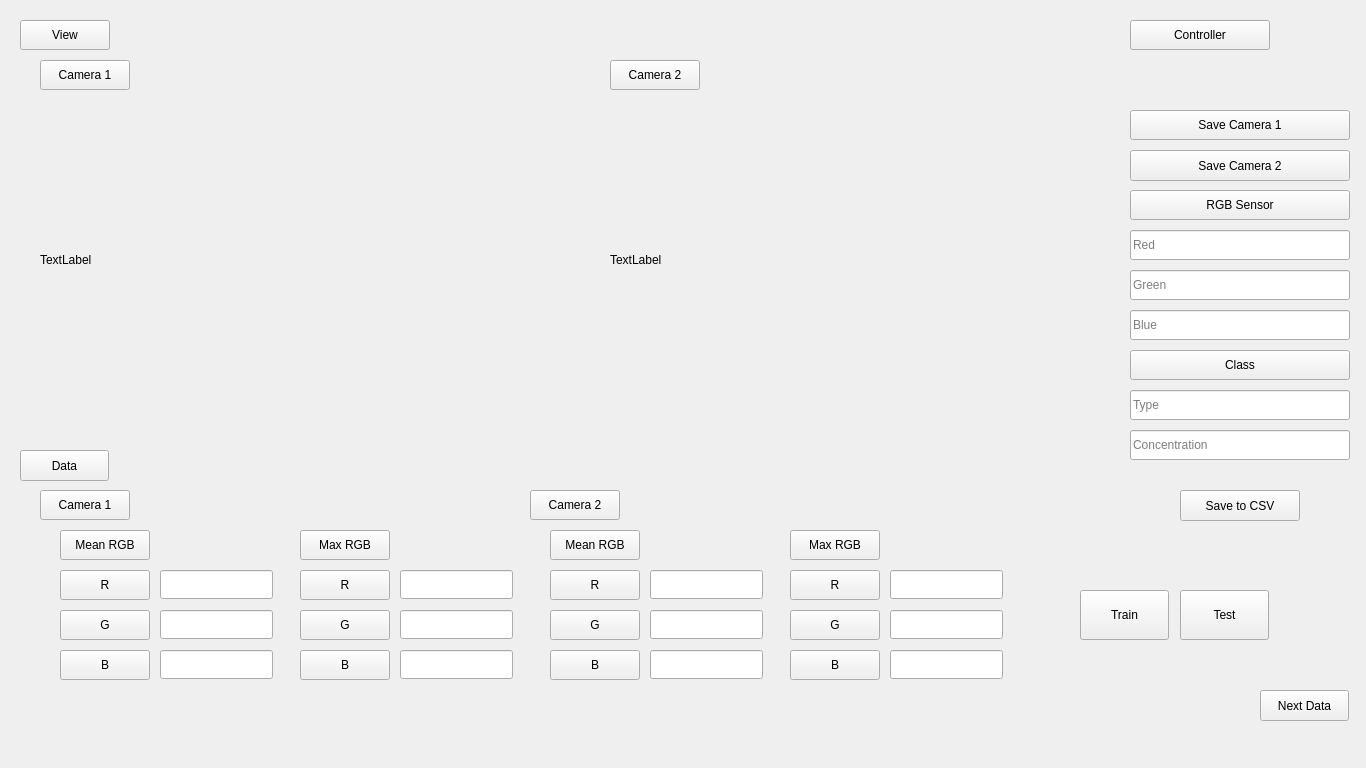
<?xml version="1.0" encoding="UTF-8"?>
<ui version="4.0">
 <class>Widget</class>
 <widget class="QWidget" name="Widget">
  <property name="geometry">
   <rect>
    <x>0</x>
    <y>0</y>
    <width>1366</width>
    <height>768</height>
   </rect>
  </property>
  <property name="windowTitle">
   <string>Widget</string>
  </property>
  <widget class="QWidget" name="widget" native="true">
   <property name="geometry">
    <rect>
     <x>0</x>
     <y>0</y>
     <width>1366</width>
     <height>768</height>
    </rect>
   </property>
   <widget class="QPushButton" name="View">
    <property name="enabled">
     <bool>true</bool>
    </property>
    <property name="geometry">
     <rect>
      <x>20</x>
      <y>20</y>
      <width>90</width>
      <height>30</height>
     </rect>
    </property>
    <property name="text">
     <string>View</string>
    </property>
    <property name="checkable">
     <bool>false</bool>
    </property>
    <property name="checked">
     <bool>false</bool>
    </property>
    <property name="autoDefault">
     <bool>false</bool>
    </property>
    <property name="default">
     <bool>false</bool>
    </property>
    <property name="flat">
     <bool>false</bool>
    </property>
   </widget>
   <widget class="QPushButton" name="View_Cam_1_Tittle">
    <property name="enabled">
     <bool>true</bool>
    </property>
    <property name="geometry">
     <rect>
      <x>40</x>
      <y>60</y>
      <width>90</width>
      <height>30</height>
     </rect>
    </property>
    <property name="text">
     <string>Camera 1</string>
    </property>
   </widget>
   <widget class="QLabel" name="View_Cam_1">
    <property name="geometry">
     <rect>
      <x>40</x>
      <y>100</y>
      <width>480</width>
      <height>320</height>
     </rect>
    </property>
    <property name="text">
     <string>TextLabel</string>
    </property>
   </widget>
   <widget class="QPushButton" name="View_Cam_2_Tittle">
    <property name="geometry">
     <rect>
      <x>610</x>
      <y>60</y>
      <width>90</width>
      <height>30</height>
     </rect>
    </property>
    <property name="text">
     <string>Camera 2</string>
    </property>
   </widget>
   <widget class="QLabel" name="View_Cam_2">
    <property name="geometry">
     <rect>
      <x>610</x>
      <y>100</y>
      <width>480</width>
      <height>320</height>
     </rect>
    </property>
    <property name="text">
     <string>TextLabel</string>
    </property>
   </widget>
   <widget class="QPushButton" name="Controller">
    <property name="geometry">
     <rect>
      <x>1130</x>
      <y>20</y>
      <width>140</width>
      <height>30</height>
     </rect>
    </property>
    <property name="text">
     <string>Controller</string>
    </property>
   </widget>
   <widget class="QPushButton" name="Save_Cam_1">
    <property name="geometry">
     <rect>
      <x>1130</x>
      <y>110</y>
      <width>220</width>
      <height>30</height>
     </rect>
    </property>
    <property name="text">
     <string>Save Camera 1</string>
    </property>
   </widget>
   <widget class="QPushButton" name="Save_Cam_2">
    <property name="geometry">
     <rect>
      <x>1130</x>
      <y>150</y>
      <width>220</width>
      <height>31</height>
     </rect>
    </property>
    <property name="text">
     <string>Save Camera 2</string>
    </property>
   </widget>
   <widget class="QPushButton" name="Save_To_Csv">
    <property name="geometry">
     <rect>
      <x>1180</x>
      <y>490</y>
      <width>120</width>
      <height>31</height>
     </rect>
    </property>
    <property name="text">
     <string>Save to CSV</string>
    </property>
   </widget>
   <widget class="QLineEdit" name="RGB_Red">
    <property name="geometry">
     <rect>
      <x>1130</x>
      <y>230</y>
      <width>220</width>
      <height>30</height>
     </rect>
    </property>
    <property name="placeholderText">
     <string>Red</string>
    </property>
   </widget>
   <widget class="QPushButton" name="RGB_Sensor">
    <property name="geometry">
     <rect>
      <x>1130</x>
      <y>190</y>
      <width>220</width>
      <height>30</height>
     </rect>
    </property>
    <property name="text">
     <string>RGB Sensor</string>
    </property>
   </widget>
   <widget class="QLineEdit" name="RGB_Green">
    <property name="geometry">
     <rect>
      <x>1130</x>
      <y>270</y>
      <width>220</width>
      <height>30</height>
     </rect>
    </property>
    <property name="placeholderText">
     <string>Green</string>
    </property>
   </widget>
   <widget class="QLineEdit" name="RGB_Blue">
    <property name="geometry">
     <rect>
      <x>1130</x>
      <y>310</y>
      <width>220</width>
      <height>30</height>
     </rect>
    </property>
    <property name="placeholderText">
     <string>Blue</string>
    </property>
   </widget>
   <widget class="QPushButton" name="Class">
    <property name="geometry">
     <rect>
      <x>1130</x>
      <y>350</y>
      <width>220</width>
      <height>30</height>
     </rect>
    </property>
    <property name="text">
     <string>Class</string>
    </property>
   </widget>
   <widget class="QLineEdit" name="Class_Type">
    <property name="geometry">
     <rect>
      <x>1130</x>
      <y>390</y>
      <width>220</width>
      <height>30</height>
     </rect>
    </property>
    <property name="placeholderText">
     <string>Type</string>
    </property>
   </widget>
   <widget class="QLineEdit" name="Class_Concentration">
    <property name="geometry">
     <rect>
      <x>1130</x>
      <y>430</y>
      <width>220</width>
      <height>30</height>
     </rect>
    </property>
    <property name="text">
     <string/>
    </property>
    <property name="placeholderText">
     <string>Concentration</string>
    </property>
   </widget>
   <widget class="QPushButton" name="Data">
    <property name="geometry">
     <rect>
      <x>20</x>
      <y>450</y>
      <width>89</width>
      <height>31</height>
     </rect>
    </property>
    <property name="text">
     <string>Data</string>
    </property>
   </widget>
   <widget class="QPushButton" name="Mean_Cam_1">
    <property name="geometry">
     <rect>
      <x>60</x>
      <y>530</y>
      <width>90</width>
      <height>30</height>
     </rect>
    </property>
    <property name="text">
     <string>Mean RGB</string>
    </property>
   </widget>
   <widget class="QLineEdit" name="Mean_R_Cam_1">
    <property name="geometry">
     <rect>
      <x>160</x>
      <y>570</y>
      <width>113</width>
      <height>29</height>
     </rect>
    </property>
    <property name="readOnly">
     <bool>true</bool>
    </property>
   </widget>
   <widget class="QPushButton" name="pushButton_13">
    <property name="geometry">
     <rect>
      <x>60</x>
      <y>570</y>
      <width>90</width>
      <height>30</height>
     </rect>
    </property>
    <property name="text">
     <string>R</string>
    </property>
   </widget>
   <widget class="QPushButton" name="pushButton_14">
    <property name="geometry">
     <rect>
      <x>60</x>
      <y>610</y>
      <width>90</width>
      <height>30</height>
     </rect>
    </property>
    <property name="text">
     <string>G</string>
    </property>
   </widget>
   <widget class="QLineEdit" name="Mean_G_Cam_1">
    <property name="geometry">
     <rect>
      <x>160</x>
      <y>610</y>
      <width>113</width>
      <height>29</height>
     </rect>
    </property>
    <property name="readOnly">
     <bool>true</bool>
    </property>
   </widget>
   <widget class="QPushButton" name="pushButton_15">
    <property name="geometry">
     <rect>
      <x>60</x>
      <y>650</y>
      <width>90</width>
      <height>30</height>
     </rect>
    </property>
    <property name="text">
     <string>B</string>
    </property>
   </widget>
   <widget class="QLineEdit" name="Mean_B_Cam_1">
    <property name="geometry">
     <rect>
      <x>160</x>
      <y>650</y>
      <width>113</width>
      <height>29</height>
     </rect>
    </property>
    <property name="readOnly">
     <bool>true</bool>
    </property>
   </widget>
   <widget class="QPushButton" name="Max_Cam_1">
    <property name="geometry">
     <rect>
      <x>300</x>
      <y>530</y>
      <width>90</width>
      <height>30</height>
     </rect>
    </property>
    <property name="text">
     <string>Max RGB</string>
    </property>
   </widget>
   <widget class="QLineEdit" name="Max_B_Cam_1">
    <property name="geometry">
     <rect>
      <x>400</x>
      <y>650</y>
      <width>113</width>
      <height>29</height>
     </rect>
    </property>
    <property name="readOnly">
     <bool>true</bool>
    </property>
   </widget>
   <widget class="QPushButton" name="pushButton_30">
    <property name="geometry">
     <rect>
      <x>300</x>
      <y>570</y>
      <width>90</width>
      <height>30</height>
     </rect>
    </property>
    <property name="text">
     <string>R</string>
    </property>
   </widget>
   <widget class="QLineEdit" name="Max_R_Cam_1">
    <property name="geometry">
     <rect>
      <x>400</x>
      <y>570</y>
      <width>113</width>
      <height>29</height>
     </rect>
    </property>
    <property name="readOnly">
     <bool>true</bool>
    </property>
   </widget>
   <widget class="QPushButton" name="pushButton_31">
    <property name="geometry">
     <rect>
      <x>300</x>
      <y>610</y>
      <width>90</width>
      <height>30</height>
     </rect>
    </property>
    <property name="text">
     <string>G</string>
    </property>
   </widget>
   <widget class="QLineEdit" name="Max_G_Cam_1">
    <property name="geometry">
     <rect>
      <x>400</x>
      <y>610</y>
      <width>113</width>
      <height>29</height>
     </rect>
    </property>
    <property name="readOnly">
     <bool>true</bool>
    </property>
   </widget>
   <widget class="QPushButton" name="pushButton_32">
    <property name="geometry">
     <rect>
      <x>300</x>
      <y>650</y>
      <width>90</width>
      <height>30</height>
     </rect>
    </property>
    <property name="text">
     <string>B</string>
    </property>
   </widget>
   <widget class="QPushButton" name="Camera_1_RGB">
    <property name="geometry">
     <rect>
      <x>40</x>
      <y>490</y>
      <width>90</width>
      <height>30</height>
     </rect>
    </property>
    <property name="text">
     <string>Camera 1</string>
    </property>
   </widget>
   <widget class="QLineEdit" name="Mean_B_Cam_2">
    <property name="geometry">
     <rect>
      <x>650</x>
      <y>650</y>
      <width>113</width>
      <height>29</height>
     </rect>
    </property>
    <property name="readOnly">
     <bool>true</bool>
    </property>
   </widget>
   <widget class="QPushButton" name="pushButton_53">
    <property name="geometry">
     <rect>
      <x>550</x>
      <y>570</y>
      <width>90</width>
      <height>30</height>
     </rect>
    </property>
    <property name="text">
     <string>R</string>
    </property>
   </widget>
   <widget class="QPushButton" name="pushButton_54">
    <property name="geometry">
     <rect>
      <x>790</x>
      <y>610</y>
      <width>90</width>
      <height>30</height>
     </rect>
    </property>
    <property name="text">
     <string>G</string>
    </property>
   </widget>
   <widget class="QLineEdit" name="Max_R_Cam_2">
    <property name="geometry">
     <rect>
      <x>890</x>
      <y>570</y>
      <width>113</width>
      <height>29</height>
     </rect>
    </property>
    <property name="readOnly">
     <bool>true</bool>
    </property>
   </widget>
   <widget class="QLineEdit" name="Mean_G_Cam_2">
    <property name="geometry">
     <rect>
      <x>650</x>
      <y>610</y>
      <width>113</width>
      <height>29</height>
     </rect>
    </property>
    <property name="readOnly">
     <bool>true</bool>
    </property>
   </widget>
   <widget class="QPushButton" name="pushButton_55">
    <property name="geometry">
     <rect>
      <x>550</x>
      <y>650</y>
      <width>90</width>
      <height>30</height>
     </rect>
    </property>
    <property name="text">
     <string>B</string>
    </property>
   </widget>
   <widget class="QLineEdit" name="Max_B_Cam_2">
    <property name="geometry">
     <rect>
      <x>890</x>
      <y>650</y>
      <width>113</width>
      <height>29</height>
     </rect>
    </property>
    <property name="readOnly">
     <bool>true</bool>
    </property>
   </widget>
   <widget class="QLineEdit" name="Max_G_Cam_2">
    <property name="geometry">
     <rect>
      <x>890</x>
      <y>610</y>
      <width>113</width>
      <height>29</height>
     </rect>
    </property>
    <property name="readOnly">
     <bool>true</bool>
    </property>
   </widget>
   <widget class="QPushButton" name="pushButton_56">
    <property name="geometry">
     <rect>
      <x>790</x>
      <y>530</y>
      <width>90</width>
      <height>30</height>
     </rect>
    </property>
    <property name="text">
     <string>Max RGB</string>
    </property>
   </widget>
   <widget class="QPushButton" name="pushButton_57">
    <property name="geometry">
     <rect>
      <x>790</x>
      <y>650</y>
      <width>90</width>
      <height>30</height>
     </rect>
    </property>
    <property name="text">
     <string>B</string>
    </property>
   </widget>
   <widget class="QPushButton" name="Mean_Cam_2">
    <property name="geometry">
     <rect>
      <x>550</x>
      <y>530</y>
      <width>90</width>
      <height>30</height>
     </rect>
    </property>
    <property name="text">
     <string>Mean RGB</string>
    </property>
   </widget>
   <widget class="QPushButton" name="pushButton_59">
    <property name="geometry">
     <rect>
      <x>790</x>
      <y>570</y>
      <width>90</width>
      <height>30</height>
     </rect>
    </property>
    <property name="text">
     <string>R</string>
    </property>
   </widget>
   <widget class="QLineEdit" name="Mean_R_Cam_2">
    <property name="geometry">
     <rect>
      <x>650</x>
      <y>570</y>
      <width>113</width>
      <height>29</height>
     </rect>
    </property>
    <property name="readOnly">
     <bool>true</bool>
    </property>
   </widget>
   <widget class="QPushButton" name="pushButton_60">
    <property name="geometry">
     <rect>
      <x>550</x>
      <y>610</y>
      <width>90</width>
      <height>30</height>
     </rect>
    </property>
    <property name="text">
     <string>G</string>
    </property>
   </widget>
   <widget class="QPushButton" name="Camera_2_RGB">
    <property name="geometry">
     <rect>
      <x>530</x>
      <y>490</y>
      <width>90</width>
      <height>30</height>
     </rect>
    </property>
    <property name="text">
     <string>Camera 2</string>
    </property>
   </widget>
   <widget class="QPushButton" name="Next_Data">
    <property name="geometry">
     <rect>
      <x>1260</x>
      <y>690</y>
      <width>89</width>
      <height>31</height>
     </rect>
    </property>
    <property name="text">
     <string>Next Data</string>
    </property>
   </widget>
   <widget class="QPushButton" name="Train">
    <property name="geometry">
     <rect>
      <x>1080</x>
      <y>590</y>
      <width>89</width>
      <height>50</height>
     </rect>
    </property>
    <property name="text">
     <string>Train</string>
    </property>
   </widget>
   <widget class="QPushButton" name="Test">
    <property name="geometry">
     <rect>
      <x>1180</x>
      <y>590</y>
      <width>89</width>
      <height>50</height>
     </rect>
    </property>
    <property name="text">
     <string>Test</string>
    </property>
   </widget>
  </widget>
 </widget>
 <resources/>
 <connections/>
</ui>
